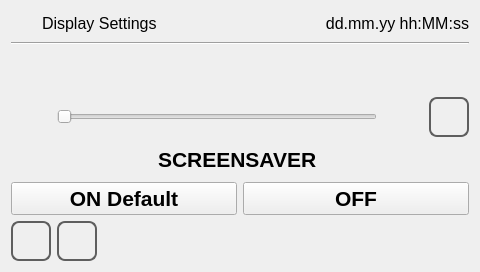
<?xml version="1.0" encoding="UTF-8"?>
<ui version="4.0">
 <class>display_settings</class>
 <widget class="QWidget" name="display_settings">
  <property name="geometry">
   <rect>
    <x>0</x>
    <y>0</y>
    <width>480</width><height>272</height>
   </rect>
  </property>
  <property name="minimumSize">
   <size>
    <width>0</width>
    <height>0</height>
   </size>
  </property>
  <property name="maximumSize">
   <size>
    <width>16777215</width>
    <height>16777215</height>
   </size>
  </property>
  <property name="windowTitle">
   <string>display_settings</string>
  </property>
  <property name="styleSheet">
   <string notr="true"/>
  </property>
  <layout class="QVBoxLayout" name="verticalLayout">
   <item>
    <layout class="QHBoxLayout" name="horizontalLayout">
     <item>
      <widget class="QLabel" name="labelIcon">
       <property name="minimumSize">
        <size>
         <width>25</width>
         <height>25</height>
        </size>
       </property>
       <property name="maximumSize">
        <size>
         <width>25</width>
         <height>25</height>
        </size>
       </property>
       <property name="focusPolicy">
        <enum>Qt::NoFocus</enum>
       </property>
       <property name="styleSheet">
        <string notr="true">border-image: url(:/systemicons/img/Display.png);</string>
       </property>
       <property name="text">
        <string/>
       </property>
      </widget>
     </item>
     <item>
      <widget class="QLabel" name="labelTitle">
       <property name="sizePolicy">
        <sizepolicy hsizetype="MinimumExpanding" vsizetype="Fixed">
         <horstretch>0</horstretch>
         <verstretch>0</verstretch>
        </sizepolicy>
       </property>
       <property name="font">
        <font>
         <pointsize>12</pointsize>
        </font>
       </property>
       <property name="focusPolicy">
        <enum>Qt::NoFocus</enum>
       </property>
       <property name="text">
        <string>Display Settings</string>
       </property>
      </widget>
     </item>
     <item>
      <widget class="QLabel" name="labelUserName">
       <property name="sizePolicy">
        <sizepolicy hsizetype="Minimum" vsizetype="Fixed">
         <horstretch>0</horstretch>
         <verstretch>0</verstretch>
        </sizepolicy>
       </property>
       <property name="focusPolicy">
        <enum>Qt::NoFocus</enum>
       </property>
       <property name="text">
        <string/>
       </property>
      </widget>
     </item>
     <item>
      <widget class="QLabel" name="labelDataOra">
       <property name="sizePolicy">
        <sizepolicy hsizetype="MinimumExpanding" vsizetype="Fixed">
         <horstretch>0</horstretch>
         <verstretch>0</verstretch>
        </sizepolicy>
       </property>
       <property name="font">
        <font>
         <pointsize>12</pointsize>
        </font>
       </property>
       <property name="focusPolicy">
        <enum>Qt::NoFocus</enum>
       </property>
       <property name="text">
        <string>dd.mm.yy hh:MM:ss</string>
       </property>
       <property name="alignment">
        <set>Qt::AlignRight|Qt::AlignTrailing|Qt::AlignVCenter</set>
       </property>
      </widget>
     </item>
    </layout>
   </item>
   <item>
    <widget class="Line" name="line">
     <property name="focusPolicy">
      <enum>Qt::NoFocus</enum>
     </property>
     <property name="orientation">
      <enum>Qt::Horizontal</enum>
     </property>
    </widget>
   </item>
   <item>
    <layout class="QHBoxLayout" name="horizontalLayout_5">
     <item>
      <spacer name="horizontalSpacer_2">
       <property name="focusPolicy">
        <enum>Qt::NoFocus</enum>
       </property>
       <property name="orientation">
        <enum>Qt::Horizontal</enum>
       </property>
       <property name="sizeHint" stdset="0">
        <size>
         <width>40</width>
         <height>20</height>
        </size>
       </property>
      </spacer>
     </item>
     <item>
      <widget class="QLabel" name="label">
       <property name="sizePolicy">
        <sizepolicy hsizetype="Fixed" vsizetype="Preferred">
         <horstretch>0</horstretch>
         <verstretch>0</verstretch>
        </sizepolicy>
       </property>
       <property name="minimumSize">
        <size>
         <width>40</width>
         <height>40</height>
        </size>
       </property>
       <property name="maximumSize">
        <size>
         <width>40</width>
         <height>40</height>
        </size>
       </property>
       <property name="focusPolicy">
        <enum>Qt::NoFocus</enum>
       </property>
       <property name="styleSheet">
        <string notr="true">image: url(:/icons/img/sun.png);</string>
       </property>
       <property name="text">
        <string/>
       </property>
      </widget>
     </item>
     <item>
      <spacer name="horizontalSpacer_3">
       <property name="focusPolicy">
        <enum>Qt::NoFocus</enum>
       </property>
       <property name="orientation">
        <enum>Qt::Horizontal</enum>
       </property>
       <property name="sizeHint" stdset="0">
        <size>
         <width>40</width>
         <height>20</height>
        </size>
       </property>
      </spacer>
     </item>
    </layout>
   </item>
   <item>
    <layout class="QHBoxLayout" name="horizontalLayout_3">
     <item>
      <widget class="QPushButton" name="pushButtonMinus">
       <property name="sizePolicy">
        <sizepolicy hsizetype="Fixed" vsizetype="Fixed">
         <horstretch>0</horstretch>
         <verstretch>0</verstretch>
        </sizepolicy>
       </property>
       <property name="minimumSize">
        <size>
         <width>40</width>
         <height>40</height>
        </size>
       </property>
       <property name="maximumSize">
        <size>
         <width>40</width>
         <height>40</height>
        </size>
       </property>
       <property name="focusPolicy">
        <enum>Qt::NoFocus</enum>
       </property>
       <property name="styleSheet">
        <string notr="true">border-image: url(:/systemicons/img/Minus.png);</string>
       </property>
       <property name="text">
        <string/>
       </property>
       <property name="flat">
        <bool>true</bool>
       </property>
      </widget>
     </item>
     <item>
      <widget class="QSlider" name="horizontalSlider">
       <property name="minimumSize">
        <size>
         <width>0</width>
         <height>32</height>
        </size>
       </property>
       <property name="maximumSize">
        <size>
         <width>16777215</width>
         <height>32</height>
        </size>
       </property>
       <property name="focusPolicy">
        <enum>Qt::NoFocus</enum>
       </property>
       <property name="orientation">
        <enum>Qt::Horizontal</enum>
       </property>
      </widget>
     </item>
     <item>
      <widget class="QPushButton" name="pushButtonPlus">
       <property name="sizePolicy">
        <sizepolicy hsizetype="Fixed" vsizetype="Fixed">
         <horstretch>0</horstretch>
         <verstretch>0</verstretch>
        </sizepolicy>
       </property>
       <property name="minimumSize">
        <size>
         <width>40</width>
         <height>40</height>
        </size>
       </property>
       <property name="maximumSize">
        <size>
         <width>40</width>
         <height>40</height>
        </size>
       </property>
       <property name="focusPolicy">
        <enum>Qt::NoFocus</enum>
       </property>
       <property name="styleSheet">
        <string notr="true">border-image: url(:/systemicons/img/Plus.png);</string>
       </property>
       <property name="text">
        <string/>
       </property>
       <property name="flat">
        <bool>true</bool>
       </property>
      </widget>
     </item>
     <item>
      <widget class="QPushButton" name="pushButton">
       <property name="sizePolicy">
        <sizepolicy hsizetype="Fixed" vsizetype="Fixed">
         <horstretch>0</horstretch>
         <verstretch>0</verstretch>
        </sizepolicy>
       </property>
       <property name="minimumSize">
        <size>
         <width>40</width>
         <height>40</height>
        </size>
       </property>
       <property name="maximumSize">
        <size>
         <width>40</width>
         <height>40</height>
        </size>
       </property>
       <property name="font">
        <font>
         <pointsize>20</pointsize>
         <weight>75</weight>
         <bold>true</bold>
        </font>
       </property>
       <property name="focusPolicy">
        <enum>Qt::NoFocus</enum>
       </property>
       <property name="styleSheet">
        <string notr="true">QPushButton
{
border: 2px solid  rgb(94, 94, 94);
border-radius: 8px;
qproperty-icon: url(:/systemicons/img/OK.png);
qproperty-iconSize: 24px 24px;
qproperty-focusPolicy: NoFocus;
}
QPushButton:pressed
{
border: 2px solid  rgb(194, 194, 194);
background-color:  rgb(255, 255, 127);
}
QPushButton:disabled
{
border: 2px solid  rgb(194, 194, 194);
}
</string>
       </property>
       <property name="text">
        <string/>
       </property>
      </widget>
     </item>
    </layout>
   </item>
   <item>
    <layout class="QHBoxLayout" name="horizontalLayout_6">
     <item>
      <spacer name="horizontalSpacer_4">
       <property name="focusPolicy">
        <enum>Qt::NoFocus</enum>
       </property>
       <property name="orientation">
        <enum>Qt::Horizontal</enum>
       </property>
       <property name="sizeHint" stdset="0">
        <size>
         <width>40</width>
         <height>20</height>
        </size>
       </property>
      </spacer>
     </item>
     <item>
      <widget class="QLabel" name="label_2">
       <property name="sizePolicy">
        <sizepolicy hsizetype="Minimum" vsizetype="Minimum">
         <horstretch>0</horstretch>
         <verstretch>0</verstretch>
        </sizepolicy>
       </property>
       <property name="font">
        <font>
         <pointsize>16</pointsize>
         <weight>75</weight>
         <bold>true</bold>
        </font>
       </property>
       <property name="focusPolicy">
        <enum>Qt::NoFocus</enum>
       </property>
       <property name="text">
        <string>SCREENSAVER </string>
       </property>
      </widget>
     </item>
     <item>
      <spacer name="horizontalSpacer_5">
       <property name="focusPolicy">
        <enum>Qt::NoFocus</enum>
       </property>
       <property name="orientation">
        <enum>Qt::Horizontal</enum>
       </property>
       <property name="sizeHint" stdset="0">
        <size>
         <width>40</width>
         <height>20</height>
        </size>
       </property>
      </spacer>
     </item>
    </layout>
   </item>
   <item>
    <layout class="QHBoxLayout" name="horizontalLayout_2">
     <item>
      <widget class="QPushButton" name="pushButtonON">
       <property name="font">
        <font>
         <pointsize>16</pointsize>
         <weight>75</weight>
         <bold>true</bold>
        </font>
       </property>
       <property name="focusPolicy">
        <enum>Qt::NoFocus</enum>
       </property>
       <property name="styleSheet">
        <string notr="true"/>
       </property>
       <property name="text">
        <string>ON Default</string>
       </property>
      </widget>
     </item>
     <item>
      <widget class="QPushButton" name="pushButtonOFF">
       <property name="font">
        <font>
         <pointsize>16</pointsize>
         <weight>75</weight>
         <bold>true</bold>
        </font>
       </property>
       <property name="focusPolicy">
        <enum>Qt::NoFocus</enum>
       </property>
       <property name="styleSheet">
        <string notr="true"/>
       </property>
       <property name="text">
        <string>OFF</string>
       </property>
      </widget>
     </item>
    </layout>
   </item>
   <item>
    <layout class="QHBoxLayout" name="horizontalLayout_4">
     <item>
      <widget class="QPushButton" name="pushButtonHome">
       <property name="sizePolicy">
        <sizepolicy hsizetype="Minimum" vsizetype="Fixed">
         <horstretch>50</horstretch>
         <verstretch>50</verstretch>
        </sizepolicy>
       </property>
       <property name="minimumSize">
        <size>
         <width>40</width>
         <height>40</height>
        </size>
       </property>
       <property name="maximumSize">
        <size>
         <width>40</width>
         <height>40</height>
        </size>
       </property>
       <property name="focusPolicy">
        <enum>Qt::NoFocus</enum>
       </property>
       <property name="styleSheet">
        <string notr="true">QPushButton
{
border: 2px solid  rgb(94, 94, 94);
border-radius: 8px;
qproperty-icon: url(:/systemicons/img/Home.png);
qproperty-iconSize: 24px 24px;
qproperty-focusPolicy: NoFocus;
}
QPushButton:pressed
{
border: 2px solid  rgb(194, 194, 194);
background-color:  rgb(255, 255, 127);
}
QPushButton:disabled
{
border: 2px solid  rgb(194, 194, 194);
}
</string>
       </property>
       <property name="text">
        <string/>
       </property>
      </widget>
     </item>
     <item>
      <widget class="QPushButton" name="pushButtonBack">
       <property name="sizePolicy">
        <sizepolicy hsizetype="Minimum" vsizetype="Fixed">
         <horstretch>50</horstretch>
         <verstretch>50</verstretch>
        </sizepolicy>
       </property>
       <property name="minimumSize">
        <size>
         <width>40</width>
         <height>40</height>
        </size>
       </property>
       <property name="maximumSize">
        <size>
         <width>40</width>
         <height>40</height>
        </size>
       </property>
       <property name="focusPolicy">
        <enum>Qt::NoFocus</enum>
       </property>
       <property name="styleSheet">
        <string notr="true">QPushButton
{
border: 2px solid  rgb(94, 94, 94);
border-radius: 8px;
qproperty-icon: url(:/systemicons/img/Go_back.png);
qproperty-iconSize: 24px 24px;
qproperty-focusPolicy: NoFocus;
}
QPushButton:pressed
{
border: 2px solid  rgb(194, 194, 194);
background-color:  rgb(255, 255, 127);
}
QPushButton:disabled
{
border: 2px solid  rgb(194, 194, 194);
}
</string>
       </property>
       <property name="text">
        <string/>
       </property>
      </widget>
     </item>
     <item>
      <spacer name="horizontalSpacer">
       <property name="focusPolicy">
        <enum>Qt::NoFocus</enum>
       </property>
       <property name="orientation">
        <enum>Qt::Horizontal</enum>
       </property>
       <property name="sizeHint" stdset="0">
        <size>
         <width>40</width>
         <height>20</height>
        </size>
       </property>
      </spacer>
     </item>
    </layout>
   </item>
  </layout>
 </widget>
 <resources/>
 <connections/>
</ui>
